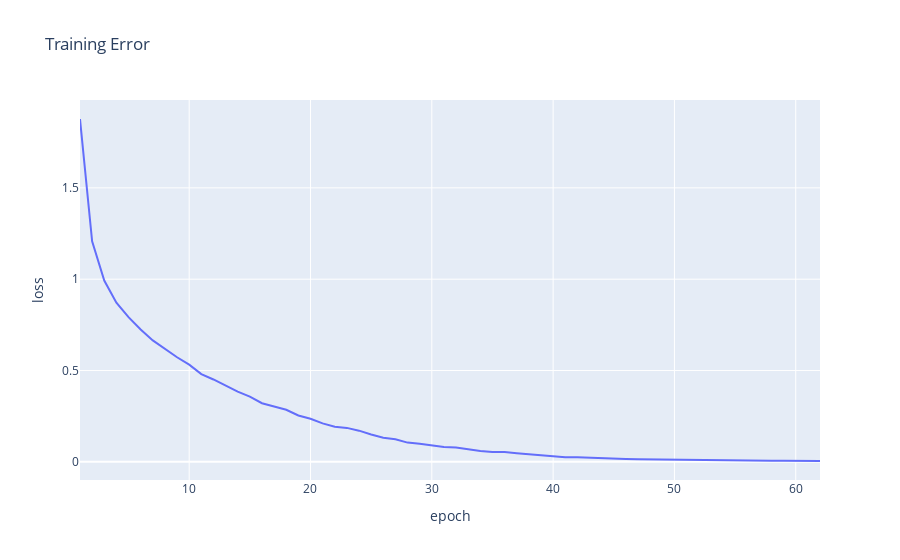

Write notebook code for a chart like this one.
### Markdown cell above
<!-- BEGIN QUESTION -->

### Code cell
X_train_rotated_sc = scaler.transform(X_train_rotated)
X_test_secret_sc = scaler.transform(X_test_secret)

if load_saved_models and os.path.exists('mlp_fashionmnist_rotated_model.joblib'):
  model_rotated = joblib.load('mlp_fashionmnist_rotated_model.joblib')
  print("Rotated model loaded from disk.")
else:
  # TODO: initialize and train a new model on the rotated images
  model_rotated = MLPClassifier(hidden_layer_sizes=(100, 50), max_iter=100, tol=1e-3, random_state=42)
  model_rotated.fit(X_train_rotated_sc, y_train_augmented)

  if save_models:
    joblib.dump(model_rotated, "mlp_fashionmnist_rotated_model.joblib")
    print("Rotated model saved to disk.")

print(f"Training accuracy (training on rotated images): {model_rotated.score(X_train_rotated_sc, y_train_augmented):.3f}")
print(f"Test accuracy (original): {model.score(X_test_sc, y_test):.3f}")
print(f"Test accuracy (training on rotated images): {model_rotated.score(X_test_secret_sc, y_test_secret):.3f}")

loss_df = pd.DataFrame({
    'epoch': range(1, len(model_rotated.loss_curve_) + 1),
    'loss': model_rotated.loss_curve_
})
loss_df.plot(x='epoch', y='loss', title="Training Error")

### Figure 1 — Plotly figure (JSON) as saved in the notebook; plotly's stock layout.template omitted (floating-point values rounded to 4 significant figures)
{"data": [{"hovertemplate": "epoch=%{x}<br>loss=%{y}<extra></extra>", "legendgroup": "", "line": {"color": "#636efa", "dash": "solid"}, "marker": {"symbol": "circle"}, "mode": "lines", "name": "", "orientation": "v", "showlegend": false, "type": "scatter", "x": [1, 2, 3, 4, 5, 6, 7, 8, 9, 10, 11, 12, 13, 14, 15, 16, 17, 18, 19, 20, 21, 22, 23, 24, 25, 26, 27, 28, 29, 30, 31, 32, 33, 34, 35, 36, 37, 38, 39, 40, 41, 42, 43, 44, 45, 46, 47, 48, 49, 50, 51, 52, 53, 54, 55, 56, 57, 58, 59, 60, 61, 62], "xaxis": "x", "y": [1.877, 1.207, 0.9928, 0.8712, 0.7923, 0.7243, 0.6649, 0.6193, 0.5725, 0.5322, 0.4802, 0.4511, 0.4184, 0.3849, 0.3569, 0.321, 0.3033, 0.2852, 0.254, 0.236, 0.2108, 0.1921, 0.186, 0.1708, 0.1499, 0.1323, 0.1236, 0.1055, 0.09963, 0.08852, 0.08159, 0.07855, 0.0684, 0.0599, 0.05409, 0.05348, 0.04695, 0.04084, 0.03491, 0.02789, 0.02544, 0.02545, 0.02222, 0.02061, 0.01734, 0.01563, 0.01362, 0.0126, 0.01199, 0.01128, 0.009864, 0.009078, 0.009074, 0.00837, 0.007584, 0.007256, 0.006523, 0.006066, 0.00582, 0.005297, 0.005055, 0.004719], "yaxis": "y"}], "layout": {"legend": {"tracegroupgap": 0}, "title": {"text": "Training Error"}, "xaxis": {"anchor": "y", "domain": [0, 1], "title": {"text": "epoch"}}, "yaxis": {"anchor": "x", "domain": [0, 1], "title": {"text": "loss"}}}}
